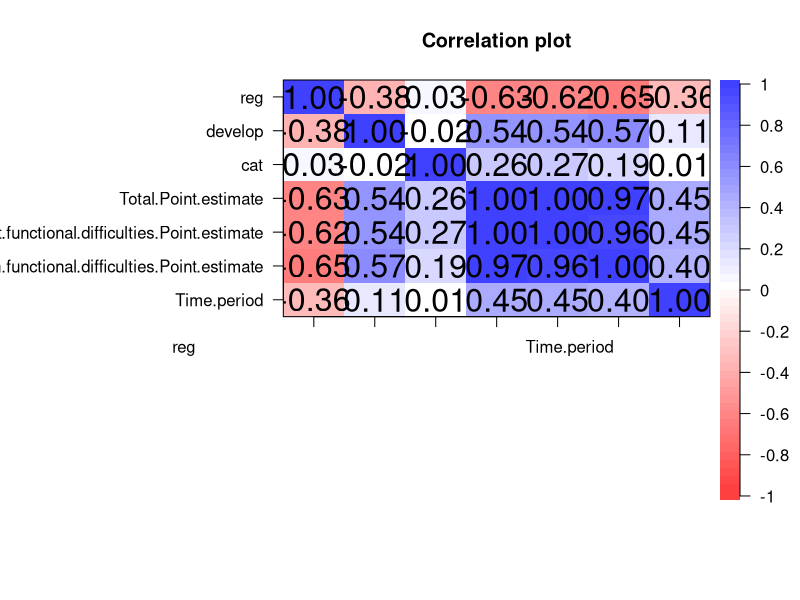

The R script that drew this image: (Note: this script raises an error after producing the figure.)
library(psych)
library(caret)
library(dplyr)
library(car)
library(Metrics)

baca=read.csv("Reading.csv")
dt3=subset(baca,select = c(reg,develop,cat,
                           Total.Point.estimate,Children.without.functional.difficulties.Point.estimate,
                           Children.with.functional.difficulties.Point.estimate,Time.period))
corPlot(cor(dt3))

set.seed(4)

model=lm(Children.with.functional.difficulties.Point.estimate~.,data = dt3)

#require regression for tpe
dt3_tpe=subset(train,select = -c(Children.without.functional.difficulties.Point.estimate,Children.with.functional.difficulties.Point.estimate))
model_tpe=lm(Total.Point.estimate~.,data = dt3_tpe)

#require regression for cwithout
dt3_cthout=subset(train,select = -c(Total.Point.estimate,Children.with.functional.difficulties.Point.estimate))
model_cthout=lm(Children.without.functional.difficulties.Point.estimate~.,data=dt3_cthout)

#create prediction of comp
hmph=subset(dt3,select = c(Time.period,Children.with.functional.difficulties.Point.estimate))
a=colMeans(hmph[hmph$Time.period=='2017',])
b=colMeans(hmph[hmph$Time.period=='2018',])
c=colMeans(hmph[hmph$Time.period=='2019',])
d=colMeans(hmph[hmph$Time.period=='2020',])

yearPred3=data.frame(
  year=c(2017:2020),
  compDisabled=c(as.double(a[2]),as.double(b[2]),as.double(c[2]),as.double(d[2]))
)
i=0
j=0
#set how many year to predict
year=5

for(j in 1:year){
  pred=0
  for(i in 1:nrow(dt3)) {
    #predict for each row
    re=dt3[i,]$reg
    dv=dt3[i,]$develop
    house=dt3[i,]$cat
    
    #set year to predict
    t=yearPred3[nrow(yearPred3),]$year+1
    
    #set total estimate
    d0=data.frame(reg=re,develop=dv,cat=house,Time.period=t,interval = "confidence")
    tpe=as.double(predict(model_tpe,d0))
    
    #set cthout
    d1=data.frame(reg=re,develop=dv,cat=house,Time.period=t,interval = "confidence")
    cthout=as.double(predict(model_cthout,d1))
    
    newdata=data.frame(reg=re,
                       develop=dv,
                       cat=house,
                       Total.Point.estimate=tpe,
                       Children.without.functional.difficulties.Point.estimate=cthout,
                       Time.period = t, interval = "confidence")
    
    pred=pred+as.double(predict(model,newdata))
  }
  meanPred=pred/nrow(dt3)
  #create data frame
  newPred=data.frame(
    year=yearPred3[nrow(yearPred3),]$year+1,
    anarDisabled=meanPred
  )
  #insert to yearPred3
  yearPred3[nrow(yearPred3) + 1,]=newPred
}


plot(yearPred3$year, yearPred3$compDisabled, col="red",type = "b", lty = 2, frame=FALSE,
     main = "Percentage of children with disabilities with minimum profiency of reading", xlab="Year",ylab="Percentage of children with disabilities")
lines(yearPred3[1:4,]$year, yearPred3[1:4,]$compDisabled, col="blue",type = "b", lty = 1)
legend("bottomright", legend=c("Predicted", "Actual"),
       col=c("red", "blue"), lty = 2:1, cex=0.8)
